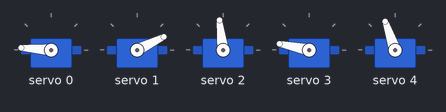
A sketch run on a simulated Arduino Uno, built with avr-gcc and run on an emulated ATmega328P. On the bench: 5 × servo. What the sketch prints to the serial monitor is not drawn.

Above: at 0.05 s.
At 1.55 s:
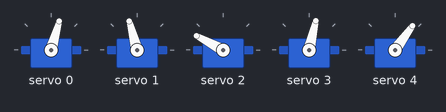
At 3.05 s:
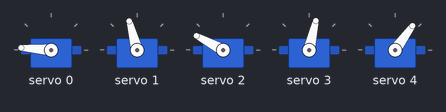
Timing chart, 0 to 7.0 s (numbered marks = the images above):
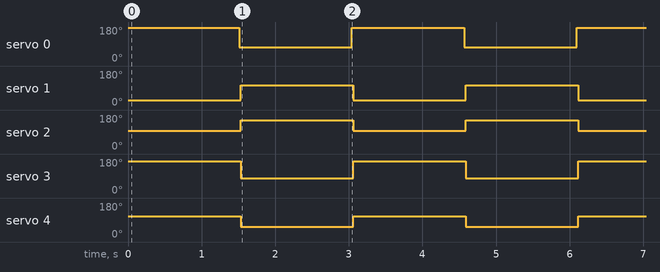

The sketch:

test.ino
```cpp
#include <Wire.h>
#include "RArm.h"

RArm x = RArm();

void setup() {
  x.set();
  Serial.begin(9600);
  Serial.println("RArm 1.2:");
}

void loop(){

   delay(1500);
   x.action(0,0,0,0,0);
   delay(1500);
   x.action(100,100,100,100,100);
}
```

RArm.cpp
```cpp
#include "Arduino.h"
#include "RArm.h"

RArm::RArm(){
  // define RArm
}

void RArm::set(){
  pwm.begin();
  pwm.setPWMFreq(60);
  // open-hand initial values
  pwm.setPWM(0, 0, 580);
  pwm.setPWM(1, 0, 200);
  pwm.setPWM(2, 0, 380);
  pwm.setPWM(3, 0, 560);
  pwm.setPWM(4, 0, 410);
}
void RArm::set(int freq){
  pwm.begin();
  pwm.setPWMFreq(freq);
  // open-hand initial values
  pwm.setPWM(0, 0, 580);
  pwm.setPWM(1, 0, 200);
  pwm.setPWM(2, 0, 380);
  pwm.setPWM(3, 0, 560);
  pwm.setPWM(4, 0, 410);
}

void RArm::finger(int pin, int power) {

  int pulse;
  // pin correction
  if(pin<0) pin = 0;
  else if(pin>4) pin = 4;
  // power correction
  if(power<0) power = 0;
  else if(power>100) power = 100;

  // pin range match
  if(pin==0) pulse =      map(power,0,100,320,580);
  else if(pin==1) pulse = map(power,0,100,400,200);
  else if(pin==2) pulse = map(power,0,100,520,380);
  else if(pin==3) pulse = map(power,0,100,330,560);
  else if(pin==4) pulse = map(power,0,100,270,410);

  // motor set position
  pwm.setPWM(pin, 0, pulse);
}

void RArm::action(int a, int b, int c, int d, int e) {
    delay(5);
    finger(0,a);
    delay(5);
    finger(1,b);
    delay(5);
    finger(2,c);
    delay(5);
    finger(3,d);
    delay(5);
    finger(4,e);
}
```

RArm.h
```cpp
#ifndef RArm_h
#define RArm_h

#include "Arduino.h"
#include <Adafruit_PWMServoDriver.h>

class RArm {
  public:
    RArm();
    void set();
    void set(int freq);
    void finger(int pin, int power);  // finger "pin" opens "power"%
    void action(int a, int b, int c, int d, int e); // hand state
  private:
    Adafruit_PWMServoDriver pwm = Adafruit_PWMServoDriver();  // SDA-Pin:A4 , SCL-Pin:A5
};

#endif
```

Measured:
- by itself, servo 0: alternates 176° for 1.5 s and 74° for 1.5 s
- by itself, servo 1: alternates 105° for 1.5 s and 26° for 1.5 s
- by itself, servo 2: alternates 152° for 1.5 s and 97° for 1.5 s
- by itself, servo 3: alternates 168° for 1.5 s and 77° for 1.5 s
- by itself, servo 4: alternates 109° for 1.5 s and 54° for 1.5 s
